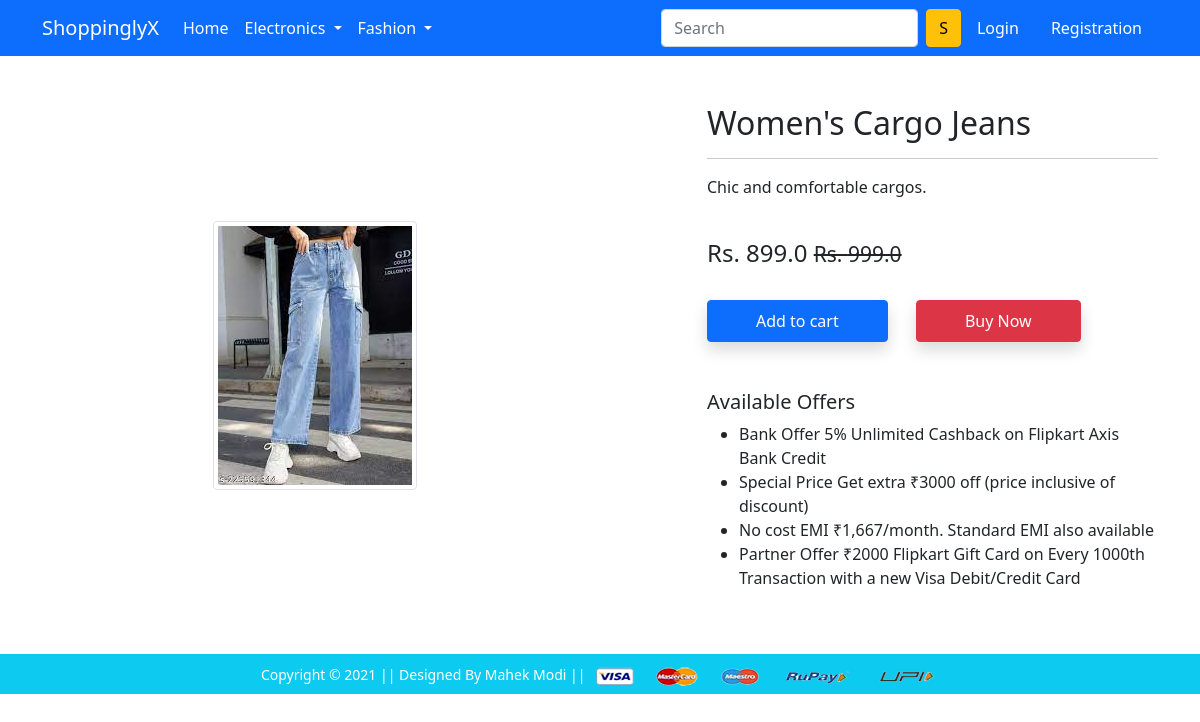
Screenshot of /product-detail/1 with the database file from the repository.
### app/models.py (models this page shows, shortened)
class Product(models.Model):
    title = models.CharField(max_length=80)
    selling_price = models.FloatField()
    discounted_price = models.FloatField()
    description = models.TextField()
    brand = models.CharField(max_length=80)
    category = models.CharField(choices=CATEGORY_CHOICES, max_length=2)
    product_image = models.ImageField(upload_to='productimg')

### app/views.py (the view)
# urls.py: path('product-detail/<int:pk>', views.ProductDetailView.as_view(), name='product-detail'),
class ProductDetailView(View):
 def get(self, request, pk):
  totalitem = 0
  product = Product.objects.get(pk=pk)
  item_in_cart = False
  if request.user.is_authenticated:
    totalitem = len(Cart.objects.filter(user=request.user))
    item_in_cart = Cart.objects.filter(Q(product=product.id) & Q(user=request.user)).exists
  return render(request, 'app/productdetail.html', {'product':product, 'item_in_cart': item_in_cart, 'totalitem':totalitem})

### app/templates/app/productdetail.html (shortened to what this page needs)
{% extends 'app/base.html' %}
{% load static %}
{% block main-content %}
<div class="container my-5">
 <div class="row">
  <div class="col-sm-6 text-center align-self-center">
   <img src="{{product.product_image.url}}" alt="" class="img-fluid img-thumbnail">
  </div>
  <div class="col-sm-5 offset-sm-1">
   <h2>{{product.title}}</h2>
   <hr>
   <p>{{product.description}}</p> <br>
   <h4>Rs. {{product.discounted_price}} <small class="fw-light text-decoration-line-through">
    Rs. {{product.selling_price}} </small></h4> <br>
    {% if not request.user.is_authenticated %}
        <form action="/add-to-cart" class="d-inline">
            <button type="submit"class="btn btn-primary shadow px-5 py-2"> Add to cart</button>
        </form>
    {% endif %}
   <a href="{% url 'showcart' %}" class="btn btn-danger shadow px-5 py-2 ms-4">Buy Now</a>
   <h5 class="mt-5">Available Offers</h5>
   <ul>
    <li>Bank Offer 5% Unlimited Cashback on Flipkart Axis Bank Credit</li>
    <li>Special Price Get extra ₹3000 off (price inclusive of discount)</li>
    <li>No cost EMI ₹1,667/month. Standard EMI also available</li>
    <li>Partner Offer ₹2000 Flipkart Gift Card on Every 1000th Transaction with a new Visa Debit/Credit Card</li>
   </ul>
  </div>
 </div>
</div>
{% endblock main-content %}

### rows the page displays
Product: product_image (picture), title "Women's Cargo Jeans", description "Chic and comfortable cargos.", discounted_price "899.0", selling_price "999.0"
